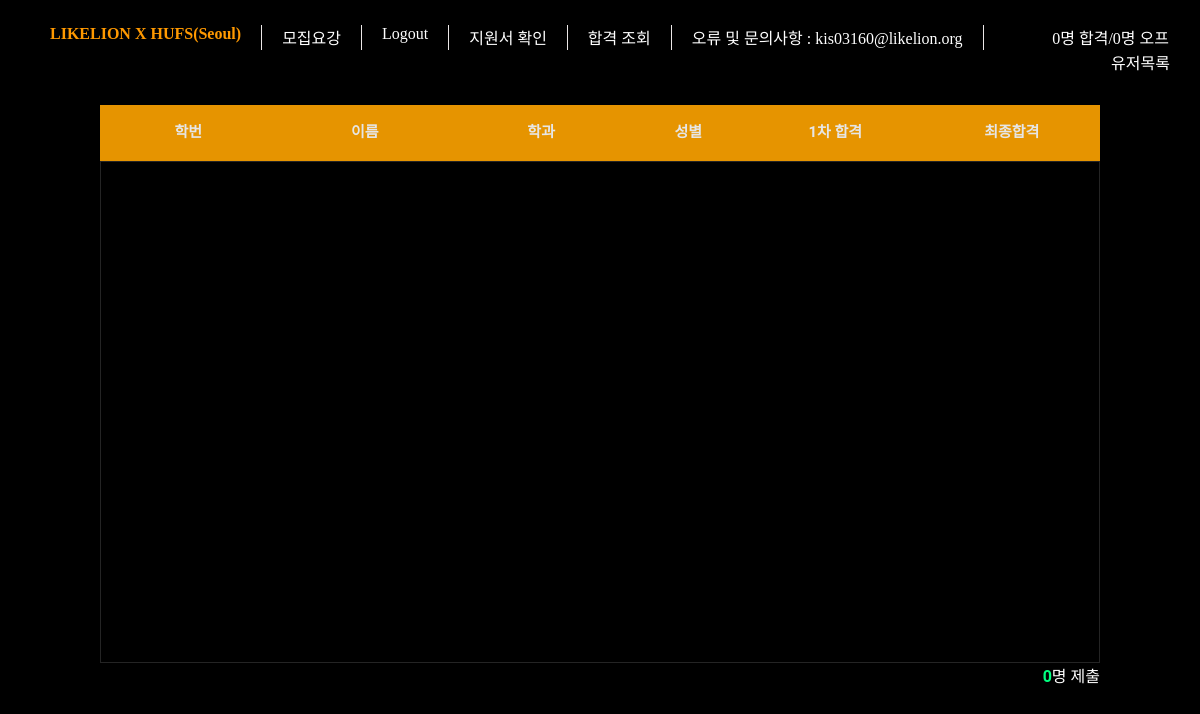
The app's page /page/view/ (signed in), older data.
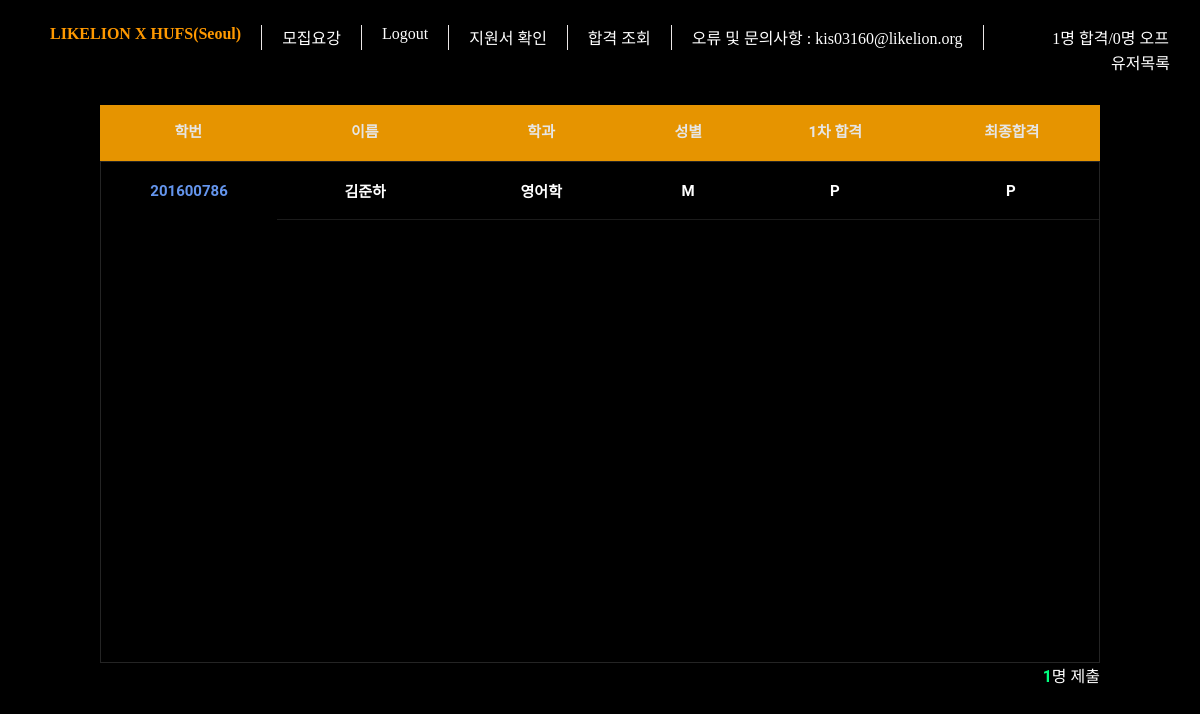
The same page, newer data.
### testapp/models.py (models this page shows)
class Apply(models.Model):
    user = models.OneToOneField(User, related_name='apply_user',on_delete=models.CASCADE)
    signup = models.OneToOneField(Signup, related_name='signup_user',on_delete=models.CASCADE)
    HTML = (
        ('Y', 'yes'),
        ('N', 'no')
    )
    INTERVIEW = (
        ('on', '온라인 면접'),
        ('off', '오프라인 면접')
    )
    q1 = models.TextField()
    q2 = models.TextField()
    q3 = models.TextField()
    q4 = models.TextField()
    q5 = models.TextField()
    codecademy = models.TextField(max_length=1, choices=HTML)
    interview = models.TextField(max_length=3, choices=INTERVIEW, null=True)
    first_PF = (
        ('P', '1차 합격'),
        ('F', '불합격')
    )
    final_PF = (
        ('P', '최종 합격'),
        ('F', '불합격')
    )
    first_pf = models.TextField(max_length=1, choices=first_PF, null=True)
    final_pf = models.TextField(max_length=1, choices=final_PF, null=True)

### sheet/models.py (models this page shows, shortened)
class Signup(models.Model):
    user = models.OneToOneField(User,on_delete = models.CASCADE, related_name='user')
    GENDER = (
        ('F','female'),
        ('M','male'),
    )
    name = models.CharField(max_length=100, null=False)
    phone = models.CharField(max_length=100)
    gender = models.CharField(max_length=1,choices = GENDER)
    major = models.CharField(max_length=200, null=False)

### testapp/views.py (the view)
# urls.py: path('view/', view, name='view'),
def view(request):  # 운영진 페이지
    if request.user.is_staff:
        posts = Apply.objects.all().order_by('-first_pf').filter(first_pf="P")
        pass_num = 0
        fail = 0
        off = 0
        for i in posts:
            if i.first_pf == "P":
                pass_num += 1
            if i.first_pf  == "F":
                fail += 1
            if i.interview == "off" and i.first_pf =="P":
                off += 1
        return render(request, 'detail.html', {'posts' : posts, 'pass' : pass_num, 'fail' : fail , 'off' : off})
    else:
        return render(request, 'alert.html')

### testapp/templates/detail.html (shortened to what this page needs)
{% load static %}
{%if user.is_authenticated%}
        <!DOCTYPE html>
        <html lang="en">
        <head>
        </head>
        <body>
          <nav style="height: initial !important;">
            <ul>
              <li class="active"><a href="{% url 'home' %}">LIKELION X HUFS(Seoul)</a></li>
              <li><a href="{% url 'recruit' %}">모집요강</a></li>
              {% if user.is_authenticated %}
              <li><a href="{%url 'logout'%}">Logout</a></li>
              <li><a href="{% url 'create' %}">지원서 확인</a></li>
              <li><a href="{% url 'result' %}">합격 조회</a></li>
              {% else %}
              <li><a href="{%url 'login'%}">Login</a></li>
              {%endif%}
              <li >오류 및 문의사항 : kis03160@likelion.org</li>
              {% if user.is_staff %}
              <li style="float: right; padding-right: 5%;"><a href="{% url 'view' %}">{{pass}}명 합격/{{off}}명 오프</a></li>
              <li style="float: right; padding-right: 5%;"><a href="{% url 'users' %}">유저목록</a></li>
              {%endif%}
            </ul>
          </nav>
                <section>
                        <div class="tbl-header">
                          <table cellpadding="0" cellspacing="0" border="0">
                            <thead>
                              <tr>
                                <th width="60px"><strong />학번</th>
                                <th width="60px"><strong />이름</th>
                                <th width="60px"><strong />학과</th>
                                <th width="30px"><strong />성별</th>
                                <th width="60px"><strong />1차 합격</th>
                                <th width="60px"><strong />최종합격</th>
                              </tr>
                            </thead>
                          </table>
                        </div>
                        <div class="tbl-content">
                          <table cellpadding="0" cellspacing="0" border="0">
                            <tbody>
                                {% for post in posts%}
                                    <div>
                                <tr>
                                    <th width="60px"><strong> <a href="{% url 'lookup' post.id %}">{{post.user}}</a></strong></th>
                                    <td width="60px"><strong>{{post.signup.name}}</strong></td>
                                    <td width="60px"><strong>{{post.signup.major}}</strong></td>
                                    <td width="30px"><strong>{{post.signup.gender}}</strong></td>
                                    <td width="60px"><strong>{{post.first_pf|default:"-"}}</strong></td>
                                    <td width="60px"><strong>{{post.final_pf|default:"-"}}</strong></td>
                                  </tr>
                                </div>
                                  {%endfor%}
                            </tbody>
                        </table>
                      </div>
                      <p style="color: white; text-align: right;"><b style="color:springgreen;">{{posts|length}}</b>명 제출</p>
                    </section>
      </body>
      </html>
      {% else %}
<script type="text/javascript">
    alert('로그인이 필요합니다.')
    window.location.href = 'login';
  </script>
{% endif %}

### sheet/static/css/base.css (style rules this page uses)
* { margin: 0; padding: 0; }
html,body { background-color: black !important; height: 100vh; }
nav { top:0; padding: 30px; padding-top: 25px !important; font-size:medium; overflow: unset; position: fixed; background-color: black; width: 100% !important; z-index: 11; height: 70px; }
ul { overflow: auto; list-style-type: none; }
li { font-family: 'GmarketSansMedium'; color: white; font: 25px/1 !important; height: 25px; float: left; margin-right: 0px; border-right: 1px solid rgb(235, 231, 231); padding: 0 20px; }
li:last-child { border-right: none; }
li a { text-decoration: none; color: white; font: 25px/1 !important; font-family: 'GmarketSansMedium'; -webkit-transition: all 0.5s ease; -moz-transition: all 0.5s ease; -o-transition: all 0.5s ease; -ms-transition: all 0.5s ease; transition: all 0.5s ease; }
li.active a { font-weight: bold; color: rgb(255, 153, 0); }

### testapp/templates/detail.html (style rules this page uses)
html { height: 100%; overflow:hidden; }
table { width:100%; table-layout: fixed; }
.tbl-header { background-color: orange; opacity: 0.9; }
.tbl-content { height:500px; overflow-x:auto; text-align: center; margin-top: 0px; border: 1px solid rgba(121, 120, 120, 0.3); }
th { padding: 20px 15px; text-align: center; font-weight: 500; font-size: 15px; font-weight: 1000; color: white; text-transform: uppercase; }
td { padding: 15px; text-align: center; vertical-align:middle; font-weight: 300; font-size: 15px; color: white; border-bottom: solid 1px rgba(128, 126, 126, 0.212); word-break: keep-all; }
a { color:cornflowerblue; text-decoration: none; z-index: 10; }
body { background: black; font-family: 'Roboto', sans-serif; background-attachment: fixed; background-size: cover; height: 100%; }
section { padding: 100px; height: 80%; }

Row changes from the older to the newer data that the page shows:
added Apply: user "201600786", signup.name "김준하", signup.major "영어학", signup.gender "M", first_pf "P", final_pf "P"
Text that changed along with them:
{{ pass }}: "0" → "1"
{{ posts|length }}: "0" → "1"
